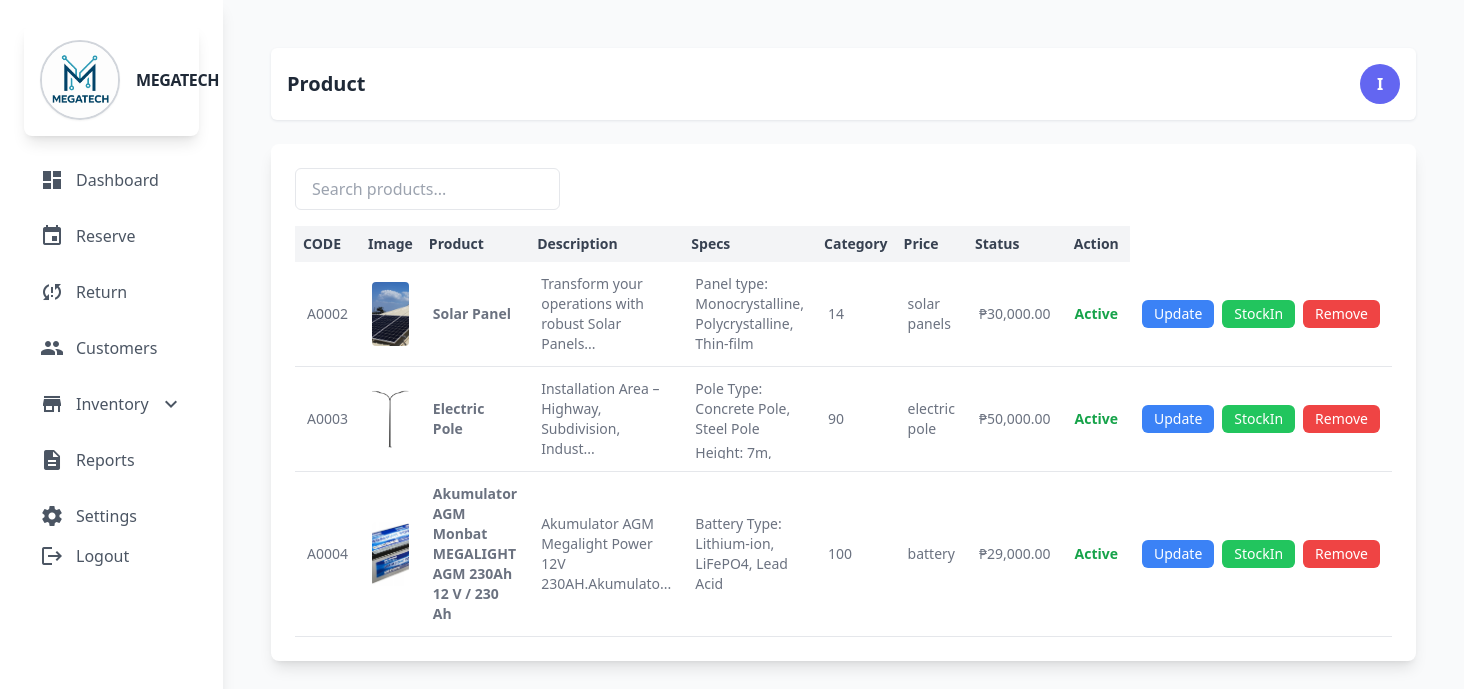
The page /admin/products.php (signed in) on the database its author committed.
### tables this page shows
CREATE TABLE `product` (
  `prod_id` int(11) NOT NULL,
  `prod_code` varchar(60) NOT NULL,
  `prod_name` varchar(60) NOT NULL,
  `prod_description` text NOT NULL,
  `prod_specs` longtext NOT NULL CHECK (json_valid(`prod_specs`)),
  `prod_stocks` int(11) NOT NULL,
  `prod_category_id` int(11) NOT NULL,
  `prod_price` decimal(10,2) NOT NULL,
  `prod_critical` int(11) NOT NULL,
  `prod_status` int(11) NOT NULL COMMENT '0=unactive,1=active',
  `prod_image` varchar(255) NOT NULL,
  `prod_added` datetime NOT NULL
);

CREATE TABLE `category` (
  `category_id` int(11) NOT NULL,
  `category_name` varchar(60) NOT NULL,
  `category_description` text DEFAULT NULL,
  `status` int(11) NOT NULL DEFAULT 1 COMMENT '0=InActive 1=Active'
);

### admin/backend/db.php (called while the page is built, shortened)
<?php
class db_connect
{
    public $host = db_host;
    public $user = db_user;
    public $pass = db_pass;
    public $name = db_name;
    public function connect()
    {
        try {
            $this->conn = new mysqli($this->host, $this->user, $this->pass, $this->name);
        } catch (\Throwable $th) {
            header("Location:setup.php");
        }
    }
}

### admin/backend/class.php (called while the page is built, shortened)
<?php
include ('db.php');
class global_class extends db_connect
{
public function fetch_all_product(){
        $query = $this->conn->prepare("SELECT *
        FROM `product`
        LEFT JOIN category
        ON product.prod_category_id = category.category_id
        where prod_status='1'
        ");
        if ($query->execute()) {
            $result = $query->get_result();
            return $result;
        }
    }
}
?>

### admin/products.php (the view, shortened to what this page needs)
<?php
include "components/header.php";
?>
<div class="flex justify-between items-center bg-white p-4 mb-6 rounded-md shadow shadow-gray-200">
    <h2 class="text-xl font-semibold text-gray-800">Product</h2>
    <div class="w-10 h-10 bg-indigo-500 rounded-full flex items-center justify-center text-white font-bold">
        <?php echo strtoupper(substr($_SESSION['admin_username'], 0, 1)); ?>
    </div>
</div>
<div class="bg-white rounded-lg shadow-lg p-6">
    <div class="mb-4">
        <input
            type="text"
            id="searchInput"
            class="w-50 px-4 py-2 border rounded-md text-gray-700 focus:outline-none focus:ring-2 focus:ring-blue-500"
            placeholder="Search products..."
        />
    </div>
    <div class="overflow-x-auto">
        <table id="userTable" class="display table-auto w-full text-sm text-left text-gray-500 dark:text-gray-400">
            <thead class="bg-gray-100 text-gray-700">
                <tr>
                    <th class="p-2">CODE</th>
                    <th class="p-2">Image</th>
                    <th class="p-2">Product</th>
                    <th class="p-2">Description</th>
                    <th class="p-2">Specs</th>
                    <th class="p-2">Category</th>
                    <th class="p-2">Price</th>
                    <th class="p-2">Status</th>
                    <th class="p-2 text-center">Action</th>
                </tr>
            </thead>
            <tbody>
                <?php include "backend/end-points/product_list.php" ?>
            </tbody>
        </table>
    </div>
</div>
<?php include "components/footer.php";?>

### admin/backend/end-points/product_list.php
<?php
$fetch_all_product = $db->fetch_all_product();
if ($fetch_all_product->num_rows > 0) {
    foreach ($fetch_all_product as $product):
        $status = ($product['prod_status'] > 0) ? "Active" : "Not Active";
        $image_path = !empty($product['prod_image']) ? "../upload/{$product['prod_image']}" : 'images/default.png';
        $specs_html = '';
        $decoded_specs = [];
        if (!empty($product['prod_specs'])) {
            $decoded_specs = json_decode($product['prod_specs'], true);
            if (is_array($decoded_specs)) {
                foreach ($decoded_specs as $spec) {
                    $spec_name = htmlspecialchars($spec['Specs'] ?? '');
                    $spec_value = htmlspecialchars($spec['value'] ?? '');
                    $specs_html .= "<div><span class='font-medium'>$spec_name:</span> <span>$spec_value</span></div>";
                }
            } else {
                $specs_html = '<span class="text-gray-500 italic">Invalid specs</span>';
            }
        } else {
            $specs_html = '<span class="text-gray-400 italic">No specs</span>';
        }
        $specs_json = htmlspecialchars(json_encode($decoded_specs), ENT_QUOTES, 'UTF-8');
?>
<tr class="border-b">
    <td class="p-3"><?= htmlspecialchars($product['prod_code']) ?></td>
    <td class="p-3">
        <img src="<?= $image_path ?>" alt="<?= htmlspecialchars($product['prod_name']) ?>" class="w-16 h-16 object-cover rounded">
    </td>
    <td class="p-3 font-semibold"><?= htmlspecialchars($product['prod_name']) ?></td>
    <td class="p-3 text-sm">
        <?= strlen($product['prod_description']) > 50 ? htmlspecialchars(substr($product['prod_description'], 0, 50)) . '...' : htmlspecialchars($product['prod_description']) ?>
    </td>
    <td class="p-3 text-sm">
     <div class="space-y-1 max-h-[80px] overflow-y-auto">
            <?= $specs_html ?>
        </div>
    </td>
    <td class="p-3"><?= $product['prod_stocks'] ?></td>
    <td class="p-3"><?= htmlspecialchars($product['category_name']) ?></td>
    <td class="p-3">₱<?= number_format($product['prod_price'], 2) ?></td>
    <td class="p-3">
        <span class="<?= $product['prod_status'] > 0 ? 'text-green-600 font-semibold' : 'text-red-500 italic' ?>">
            <?= $status ?>
        </span>
    </td>
    <td class="p-3 text-center">
        <div class="flex flex-col sm:flex-row justify-center items-center space-y-1 sm:space-y-0 sm:space-x-2">
            <button class="bg-blue-500 text-white py-1 px-3 rounded-md text-sm updateProductToggler"
                data-prod_id="<?= $product['prod_id'] ?>"
                data-prod_code="<?= htmlspecialchars($product['prod_code']) ?>"
                data-prod_name="<?= htmlspecialchars($product['prod_name']) ?>"
                data-prod_price="<?= $product['prod_price'] ?>"
                data-prod_stocks="<?= $product['prod_stocks'] ?>"
                data-prod_category_id="<?= $product['prod_category_id'] ?>"
                data-prod_critical="<?= $product['prod_critical'] ?>"
                data-prod_description="<?= htmlspecialchars($product['prod_description']) ?>"
                data-prod_specs="<?= $specs_json ?>"
            >
                Update
            </button>
            <button class="bg-green-500 text-white py-1 px-3 rounded-md text-sm stockInToggler"
                data-prod_stocks="<?= $product['prod_stocks'] ?>"
                data-prod_id="<?= $product['prod_id'] ?>"
                data-prod_name="<?= htmlspecialchars($product['prod_name']) ?>"
            >
                StockIn
            </button>
            <button class="bg-red-500 text-white py-1 px-3 rounded-md text-sm togglerRemoveProduct"
                data-prod_id="<?= $product['prod_id'] ?>"
                data-prod_name="<?= htmlspecialchars($product['prod_name']) ?>"
            >
                Remove
            </button>
        </div>
    </td>
</tr>
<?php
    endforeach;
} else { ?>
<tr>
    <td colspan="10" class="p-4 text-center text-gray-500 italic">No Product Found.</td>
</tr>
<?php } ?>

### rows shown on the page
product: prod_code "A0002", prod_image (picture), prod_name "Solar Panel", prod_description "Transform your operations with robust Solar Panels", spec_name "Panel type", spec_value "Monocrystalline, Polycrystalline, Thin-film", prod_stocks "14", category.category_name "solar panels", prod_price "30,000.00", prod_status "Active"
product: prod_code "A0003", prod_image (picture), prod_name "Electric Pole", prod_description "Installation Area – Highway, Subdivision, Indust", spec_name "Pole Type", spec_value "Concrete Pole, Steel Pole", spec_name "Height", spec_value "7m,…", prod_stocks "90", category.category_name "electric pole", prod_price "50,000.00", prod_status "Active"
product: prod_code "A0004", prod_image (picture), prod_name "Akumulator AGM Monbat MEGALIGHT AGM 230Ah 12 V / 230 Ah", prod_description "Akumulator AGM Megalight Power 12V 230AH.Akumulato", spec_name "Battery Type", spec_value "Lithium-ion, LiFePO4, Lead Acid", prod_stocks "100", category.category_name "battery", prod_price "29,000.00", prod_status "Active"

### other values the page prints
substr($_SESSION['admin_username'], 0, 1) "I"
